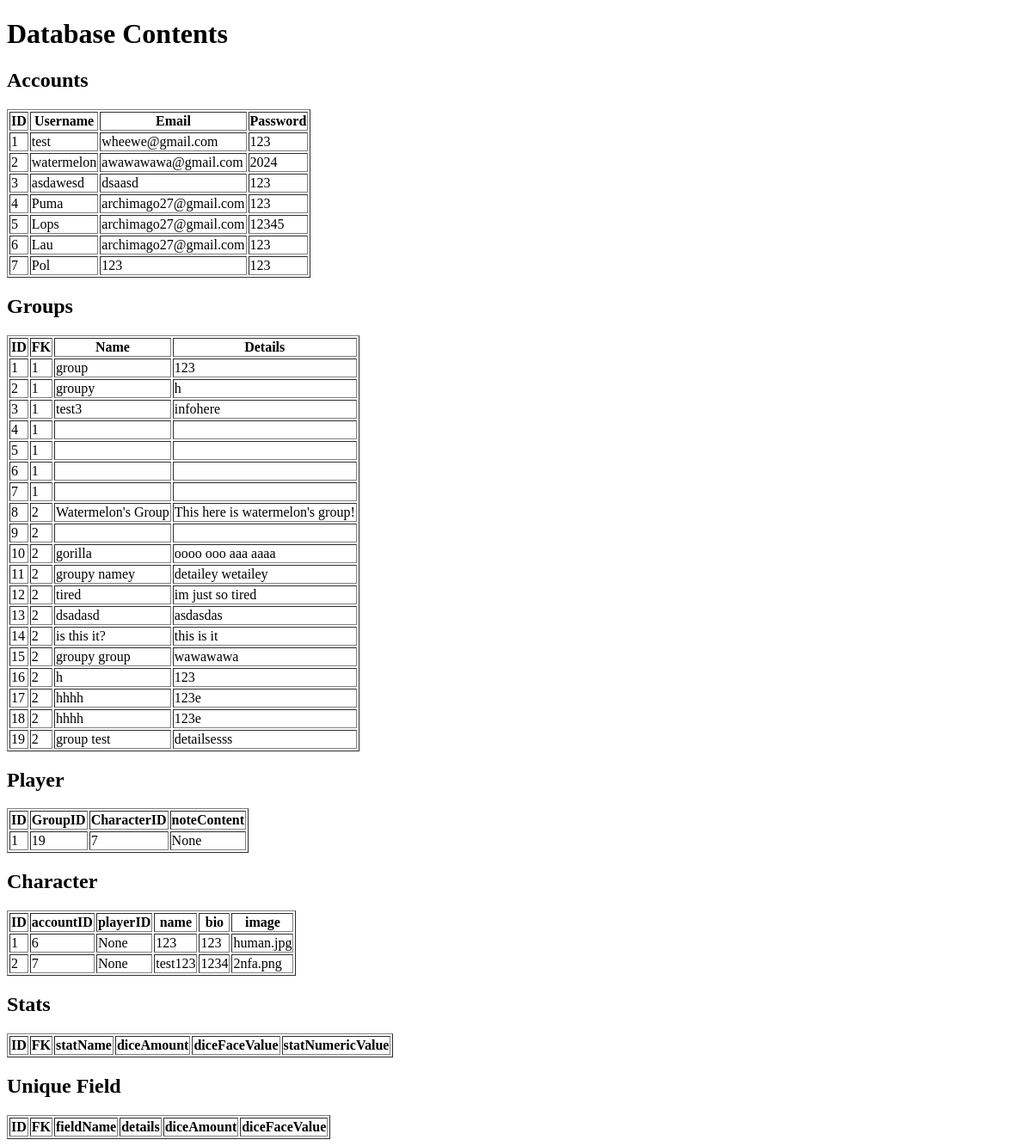
The page /database on the database as committed earlier.
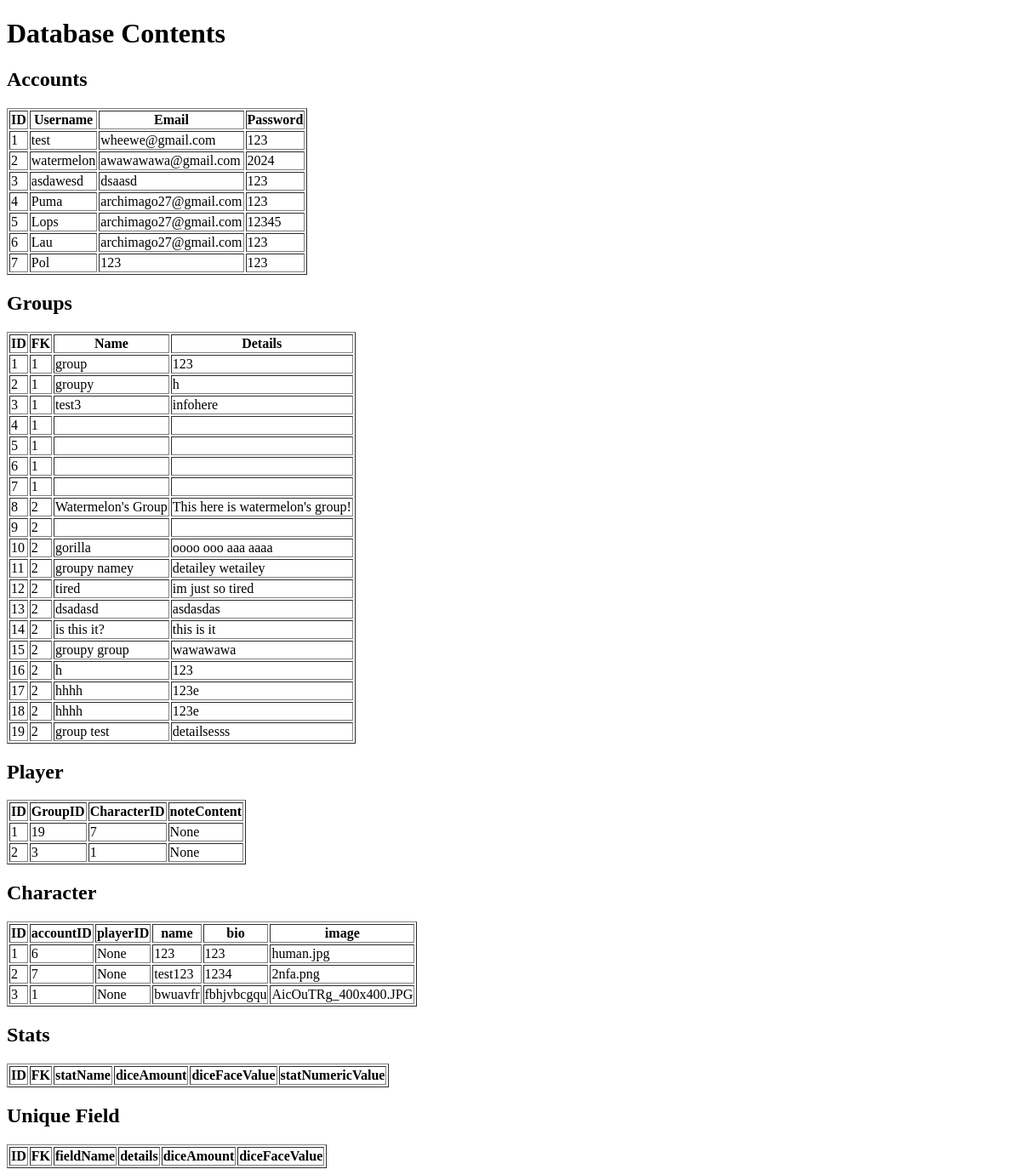
The same page on the database as committed later.
### app.py (models this page shows)
class Account(UserMixin, db.Model):
    id = db.Column(db.Integer, primary_key=True)
    username = db.Column(db.String(80), unique=True, nullable=False)
    email = db.Column(db.String(80), nullable=False)
    password = db.Column(db.String(80), nullable=False)
    groups = db.relationship('Group', backref='account', lazy=True)
    characters = db.relationship('Character', backref='account', lazy=True)

class Group(db.Model):
    id = db.Column(db.Integer, primary_key=True)
    accountID = db.Column(db.Integer, db.ForeignKey('account.id'), nullable=False)
    groupName = db.Column(db.String(80), unique=True, nullable=False)
    groupDetails = db.Column(db.String(500), nullable=True) # noteContent
    playerList = db.Column(db.String(500), nullable=True)
    players = db.relationship("Player", backref='group', lazy=True)

class Player(db.Model):
    id = db.Column(db.Integer, primary_key=True)
    characterID = db.Column(db.Integer, db.ForeignKey('character.id'), nullable=False)
    groupID = db.Column(db.Integer, db.ForeignKey('group.id'), nullable=False)
    characterID = db.Column(db.Integer, db.ForeignKey('account.id'), nullable=False)
    noteContent = db.Column(db.String(500), nullable=True)

class Character(db.Model):
    id = db.Column(db.Integer, primary_key=True)
    accountID = db.Column(db.Integer, db.ForeignKey('account.id'), nullable=False)
    playerID = db.Column(db.Integer, db.ForeignKey('player.id'), nullable=True)
    name = db.Column(db.String(80), nullable=False)
    bio = db.Column(db.String(500), nullable=True)
    image = db.Column(db.String(80), nullable=True) #file for saved img path probably
    uniqueFields = db.relationship("UniqueField", backref='character', lazy=True)
    stats = db.relationship("Stats", backref='character', lazy=True)

### app.py (the view)
@app.route('/database')
def database():
    accounts = Account.query.all()
    groups = Group.query.all()
    players = Player.query.all()
    characters = Character.query.all()
    statistics = Stats.query.all()
    uniqueFields = UniqueField.query.all()
    return render_template('database.html', accounts=accounts, groups=groups, players=players, characters=characters, statistics=statistics, uniqueFields=uniqueFields)

### templates/database.html (shortened to what this page needs)
<!DOCTYPE html>
<html lang="en">
<head>
    <link rel="stylesheet" href="styles.css">
</head>
<body>
    <h1>Database Contents</h1>
    <h2>Accounts</h2>
    <table border="1">
        <thead>
            <tr>
                <th>ID</th>
                <th>Username</th>
                <th>Email</th>
                <th>Password</th>
            </tr>
        </thead>
        <tbody>
            {% for account in accounts %}
            <tr>
                <td>{{ account.id }}</td>
                <td>{{ account.username }}</td>
                <td>{{ account.email }}</td>
                <td>{{ account.password }}</td>
            </tr>
            {% endfor %}
        </tbody>
    </table>
    <h2>Groups</h2>
    <table border="1">
        <thead>
            <tr>
                <th>ID</th>
                <th>FK</th>
                <th>Name</th>
                <th>Details</th>
            </tr>
        </thead>
        <tbody>
            {% for group in groups %}
            <tr>
                <td>{{ group.id }}</td>
                <td>{{ group.accountID }} </td>
                <td>{{ group.groupName }}</td>
                <td>{{ group.groupDetails }}</td>
            </tr>
            {% endfor %}
        </tbody>
    </table>
    <h2>Player</h2>
    <table border="1">
        <thead>
            <tr>
                <th>ID</th>
                <th>GroupID</th>
                <th>CharacterID</th>
                <th>noteContent</th>
            </tr>
        </thead>
        <tbody>
            {% for player in players %}
            <tr>
                <td>{{ player.id }}</td>
                <td>{{ player.groupID }}</td>
                <td>{{ player.characterID}}</td>
                <td>{{ player.noteContent }}</td>
            </tr>
            {% endfor %}
        </tbody>
    </table>
    <h2>Character</h2>
    <table border="1">
        <thead>
            <tr>
                <th>ID</th>
                <th>accountID</th>
                <th>playerID</th>
                <th>name</th>
                <th>bio</th>
                <th>image</th>
            </tr>
        </thead>
        <tbody>
            {% for character in characters %}
            <tr>
                <td>{{ character.id }}</td>
                <td>{{ character.accountID }}</td>
                <td>{{ character.playerID }}</td>
                <td>{{ character.name }}</td>
                <td>{{ character.bio }}</td>
                <td>{{ character.image }}</td>
            </tr>
            {% endfor %}
        </tbody>
    </table>
    <h2>Stats</h2>
    <table border="1">
        <thead>
            <tr>
                <th>ID</th>
                <th>FK</th>
                <th>statName</th>
                <th>diceAmount</th>
                <th>diceFaceValue</th>
                <th>statNumericValue</th>
            </tr>
        </thead>
    </table>
    <h2>Unique Field</h2>
    <table border="1">
        <thead>
            <tr>
                <th>ID</th>
                <th>FK</th>
                <th>fieldName</th>
                <th>details</th>
                <th>diceAmount</th>
                <th>diceFaceValue</th>
            </tr>
        </thead>
    </table>
</body>
</html>

Rows that differ between the two databases and show on the page:
added Player: id "2", groupID "3", characterID "1", noteContent "None"
added Character: id "3", accountID "1", playerID "None", name "bwuavfr", bio "fbhjvbcgqu", image "AicOuTRg_400x400.JPG"
